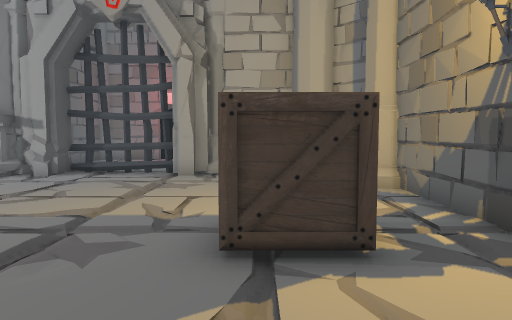
View 1 (above)

12 first-person views from a walk through a Unity game level. The camera is 1.3 m above the floor, tilts 4° down and sees 70° across. The floor is counted in squares, 1 m on a side. Each view is taken from the middle of a square. On the plan, view 1 faces up. The plan holds only what a view shows up to about 15 squares ahead; the rest is blank. The place goes on beyond the plan. The player is left out. Door leaves are left out, so doorways stand open. Some surface patterns are stand-ins.

View 2
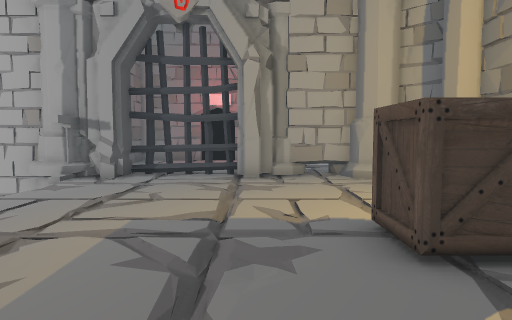

View 3
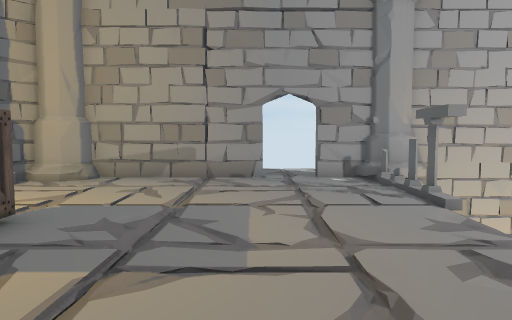

View 4
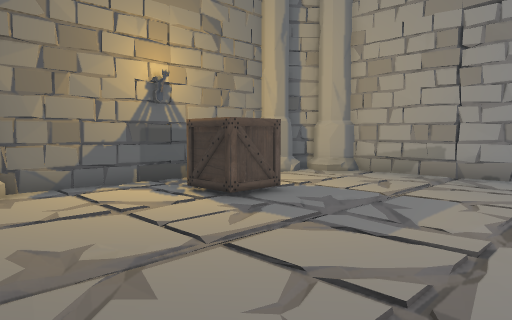

View 5
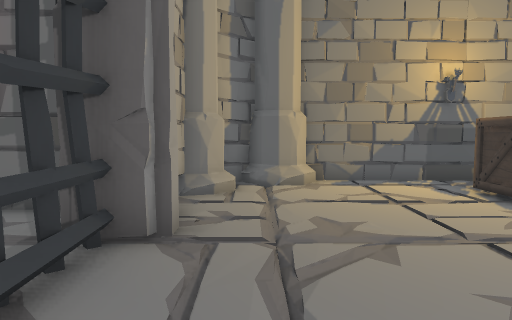

View 6
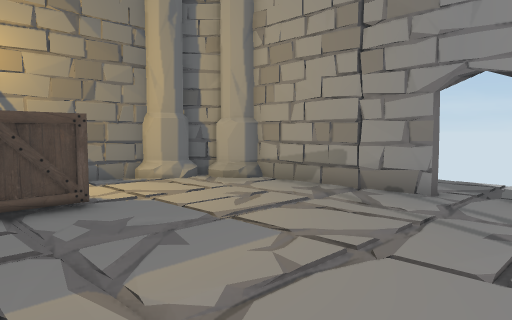

View 7
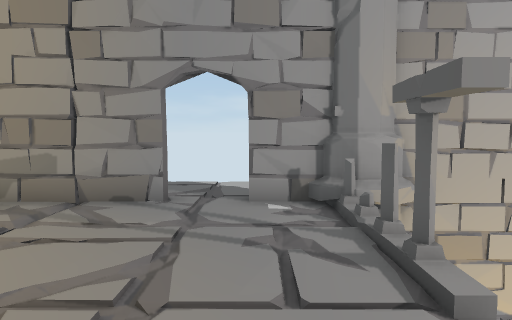

View 8
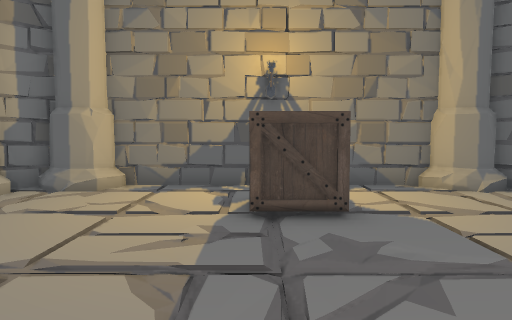

View 9
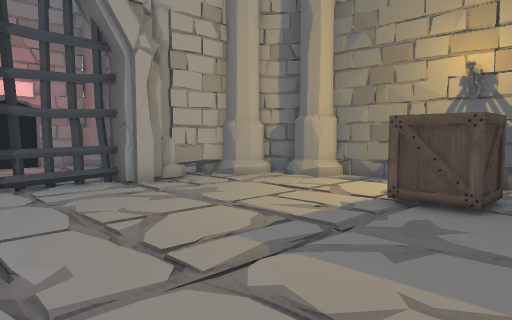

View 10
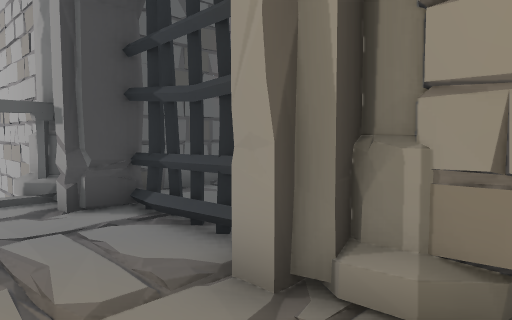

View 11
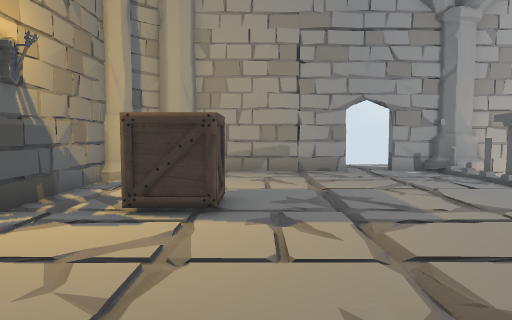

View 12
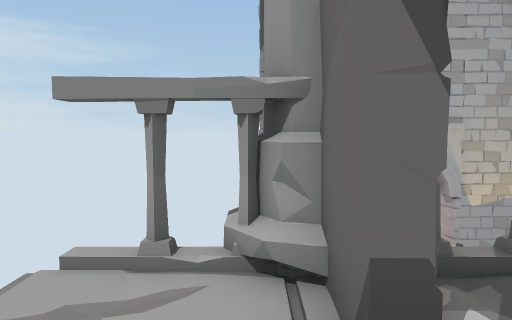

### Floor plan
Points are (right, up) in squares from view 1. A wall is a line through its corners. A room is listed if a view was taken in it or the views show most of it. See-through windows are left out.
Room 1 (views 1, 2, 3, 4, 5, 6, 7, 8, 9, 10, 11)
walls: (-7.9, 2.4) (-7.6, 2.4) (-7.5, 0.9); (-7.7, 10.5) (-7.7, 10); (-4.2, -2) (-3.7, -2.1); (-4.2, -2) (0.9, -2) (1.1, -1.4) (2, -1.3); (-3.2, -2.1) (-2.5, -2); (3.3, 5.8) (3.4, 6.7); (3.3, 3.3) (3.4, 3.8); (-6.5, -2.1) (-5.9, -2); (-0.9, -2) (0, -2.1); (3.5, 7.1) (3.3, 8.7) (2.8, 9.1); (-7.5, -2) (-5.9, -2.1); (-7.5, -2) (-5.9, -2); (2.6, 9.3) (2.9, 10.2); (-8.6, 11.6) (-10.5, 11.6); (1.6, 10.8) (1.1, 11.1) (0.9, 11.9); (3.2, 1.3) (3.2, 1.7); (3.5, 1.7) (3.2, 4.3); (3.5, 8.4) (2.8, 8.9) (2.6, 9.4); (2.7, 0.2) (3.2, 0.6); (0.9, 11.7) (-0.6, 11.5); (1.1, -1.6) (1.5, -1.3); (0.5, -2.1) (0.9, -2); (2.1, 10.8) (1.5, 10.8) (1.1, 11.4); (1.3, 11.6) (-0.6, 11.6); (3.2, 0.5) (3.4, 1.8); (3.3, 0.6) (3.3, 8.7); (2.6, -0.4) (2.8, 0.4); (3.2, 10.2) (2.7, 10.9); (3.2, 10.2) (2.4, 11); (-0.8, 13.3) (-0.8, 14.5); (2.4, -1.6) (3, -1); (2.9, -1.1) (2.6, -0.2); (2.7, -1.5) (3, -0.9); (-10.5, -2) (-8.5, -2); (-7.4, 14.5) (-7.4, 12.7)
low walls: (3.2, 3) (3.4, 3.4); (3, 8.4) (2.7, 8.6) (2.6, 9.3); (2.5, 9.3) (2.5, 9.7); (3.3, 7.9) (3.5, 8.4); (2.7, 0.6) (3.2, 0.9) (3.4, 1.2); (2.3, 10.5) (1.5, 10.5) (0.9, 10.9) (0.8, 11.9); (0.9, 11.9) (0.5, 12); (2.7, -1.4) (2.6, -0.4)
ways out: open door at (-5.5, -2) to room 2; gap at (-8, 1)
objects: pillar (-9, -3) to (-8, -2); pillar (-9, 11) to (-7, 11); pillar (-8, 12); other object (-6, 11) to (-2, 12); pillar (-2, 12) to (-1, 13); other object (0, 4) to (1, 5)
Room 2 (view 12)
walls: (-5.9, -2.4) (-7.5, -2.4) (-7.4, -5)
ways out: open door at (-5.5, -2) to room 1; gap at (-8, -5)

Where each view was taken, in squares from view 1:
view 1: 0 up, 0 right, facing up
view 2: 0 up, 2 left, facing up
view 3: 9 up, 4 left, facing down
view 4: 10 up, 6 left, facing down-right
view 5: 10 up, 7 left, facing right
view 6: 6 up, 7 left, facing down-right
view 7: 5 up, 6 left, facing down
view 8: 5 up, 6 left, facing right
view 9: 2 up, 7 left, facing up-right
view 10: 9 up, 0 right, facing up-left
view 11: 11 up, 1 left, facing down
view 12: 3 down, 4 left, facing left
